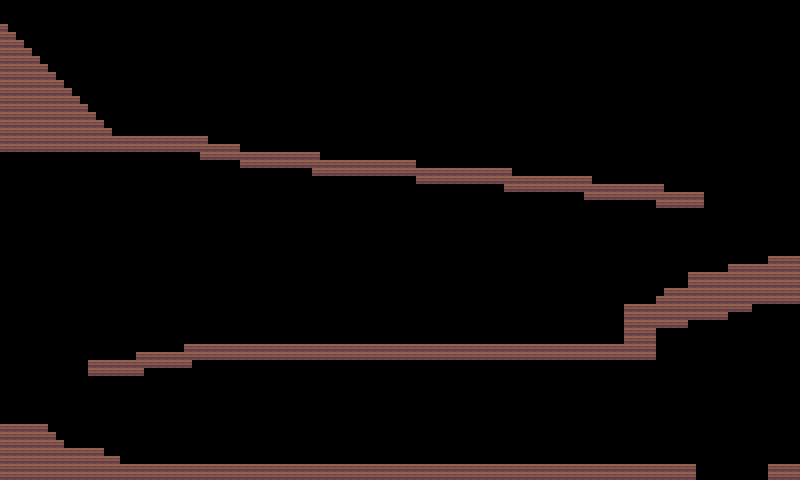

Below is a game level as drawn by its tile map, then a one-line description and the .tmx that defines it (tile-layer data replaced by summaries):
An orthogonal 100x60 tile map with 8x8 px tiles, 1 tile layer (a).

<map version="1.0" orientation="orthogonal" width="100" height="60" tilewidth="8" tileheight="8">
 <tileset firstgid="1" name="ph" tilewidth="8" tileheight="8">
  <image source="ph.png" width="499" height="232" />
 </tileset>
 <layer name="a" width="100" height="60">
  <data>[6000 cells, 782 non-empty, 1 distinct tile ids]</data>
 </layer>
</map>
